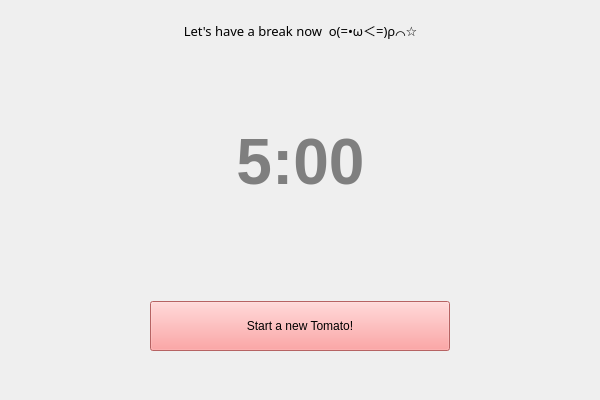
<?xml version="1.0" encoding="UTF-8"?>
<ui version="4.0">
 <class>BreakWindow</class>
 <widget class="QWidget" name="BreakWindow">
  <property name="geometry">
   <rect>
    <x>0</x>
    <y>0</y>
    <width>600</width>
    <height>400</height>
   </rect>
  </property>
  <property name="minimumSize">
   <size>
    <width>600</width>
    <height>400</height>
   </size>
  </property>
  <property name="maximumSize">
   <size>
    <width>600</width>
    <height>400</height>
   </size>
  </property>
  <property name="windowTitle">
   <string>Form</string>
  </property>
  <widget class="QWidget" name="verticalLayoutWidget">
   <property name="geometry">
    <rect>
     <x>10</x>
     <y>10</y>
     <width>581</width>
     <height>261</height>
    </rect>
   </property>
   <layout class="QVBoxLayout" name="verticalLayout">
    <item>
     <widget class="QLabel" name="label_breakTips">
      <property name="sizePolicy">
       <sizepolicy hsizetype="Preferred" vsizetype="Maximum">
        <horstretch>0</horstretch>
        <verstretch>0</verstretch>
       </sizepolicy>
      </property>
      <property name="minimumSize">
       <size>
        <width>0</width>
        <height>40</height>
       </size>
      </property>
      <property name="font">
       <font>
        <family>Microsoft YaHei UI Light</family>
        <pointsize>10</pointsize>
       </font>
      </property>
      <property name="text">
       <string>Let's have a break now  ο(=•ω＜=)ρ⌒☆</string>
      </property>
      <property name="alignment">
       <set>Qt::AlignCenter</set>
      </property>
     </widget>
    </item>
    <item>
     <widget class="QLabel" name="label_break">
      <property name="font">
       <font>
        <family>Microsoft YaHei UI</family>
        <weight>75</weight>
        <bold>true</bold>
       </font>
      </property>
      <property name="text">
       <string>&lt;html&gt;&lt;head/&gt;&lt;body&gt;&lt;p&gt;&lt;span style=&quot; font-size:48pt; color:#7f7f7f;&quot;&gt;5:00&lt;/span&gt;&lt;/p&gt;&lt;/body&gt;&lt;/html&gt;</string>
      </property>
      <property name="textFormat">
       <enum>Qt::RichText</enum>
      </property>
      <property name="alignment">
       <set>Qt::AlignCenter</set>
      </property>
     </widget>
    </item>
   </layout>
  </widget>
  <widget class="QWidget" name="gridLayoutWidget">
   <property name="geometry">
    <rect>
     <x>10</x>
     <y>10</y>
     <width>581</width>
     <height>381</height>
    </rect>
   </property>
   <layout class="QGridLayout" name="gridLayout">
    <item row="0" column="0">
     <spacer name="verticalSpacer">
      <property name="orientation">
       <enum>Qt::Vertical</enum>
      </property>
      <property name="sizeType">
       <enum>QSizePolicy::Expanding</enum>
      </property>
      <property name="sizeHint" stdset="0">
       <size>
        <width>20</width>
        <height>40</height>
       </size>
      </property>
     </spacer>
    </item>
    <item row="1" column="0">
     <widget class="QPushButton" name="button_nTomato">
      <property name="sizePolicy">
       <sizepolicy hsizetype="Preferred" vsizetype="Maximum">
        <horstretch>0</horstretch>
        <verstretch>0</verstretch>
       </sizepolicy>
      </property>
      <property name="minimumSize">
       <size>
        <width>200</width>
        <height>50</height>
       </size>
      </property>
      <property name="maximumSize">
       <size>
        <width>300</width>
        <height>50</height>
       </size>
      </property>
      <property name="layoutDirection">
       <enum>Qt::LeftToRight</enum>
      </property>
      <property name="styleSheet">
       <string notr="true">background: rgb(255, 138, 138);</string>
      </property>
      <property name="text">
       <string>Start a new Tomato!</string>
      </property>
     </widget>
    </item>
    <item row="2" column="0">
     <spacer name="verticalSpacer_2">
      <property name="orientation">
       <enum>Qt::Vertical</enum>
      </property>
      <property name="sizeType">
       <enum>QSizePolicy::Minimum</enum>
      </property>
      <property name="sizeHint" stdset="0">
       <size>
        <width>20</width>
        <height>40</height>
       </size>
      </property>
     </spacer>
    </item>
   </layout>
  </widget>
 </widget>
 <resources/>
 <connections/>
</ui>
